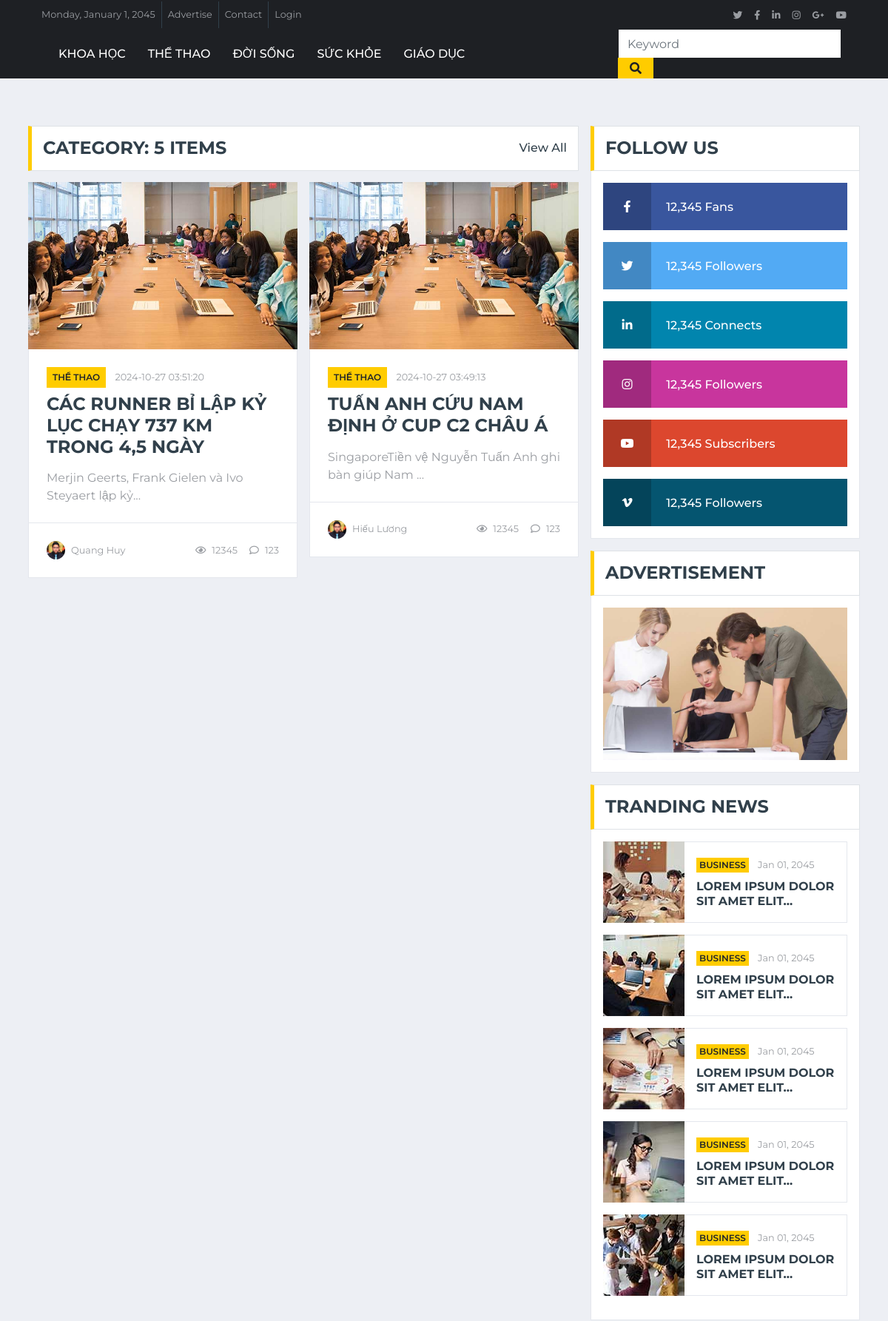
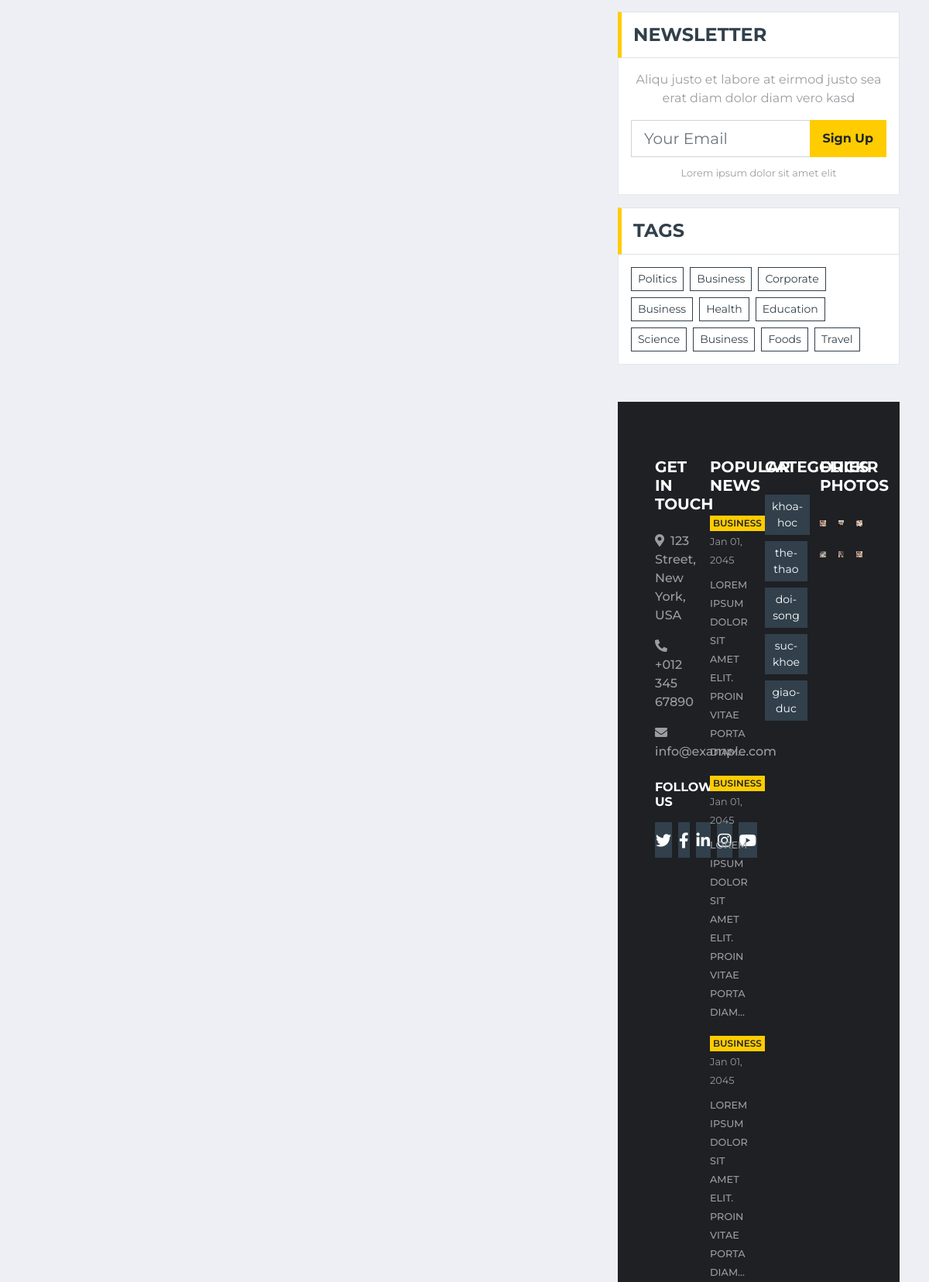
The page /archive.php?cate-id=2 (upper part) on the database its author committed (2 pictures, top to bottom).
### tables this page shows
CREATE TABLE IF NOT EXISTS `categories` (
  `id` int NOT NULL AUTO_INCREMENT,
  `name` varchar(225) NOT NULL,
  `slug` varchar(225) NOT NULL,
  `parent` int NOT NULL DEFAULT '0',
  PRIMARY KEY (`id`)
);

CREATE TABLE IF NOT EXISTS `items` (
  `id` int NOT NULL AUTO_INCREMENT,
  `title` varchar(225) NOT NULL,
  `excerpt` varchar(225) NOT NULL,
  `content` text NOT NULL,
  `image` varchar(225) NOT NULL,
  `category` int NOT NULL,
  `featured` int NOT NULL DEFAULT '0',
  `views` int NOT NULL,
  `created_at` timestamp NOT NULL DEFAULT CURRENT_TIMESTAMP,
  `updated_at` timestamp NOT NULL DEFAULT CURRENT_TIMESTAMP,
  `author` int NOT NULL,
  PRIMARY KEY (`id`)
);

CREATE TABLE IF NOT EXISTS `users` (
  `id` int NOT NULL AUTO_INCREMENT,
  `name` varchar(225) NOT NULL,
  PRIMARY KEY (`id`)
);

### model/db.php (called while the page is built)
<?php
class Db
{
    public static $connection;
    public function __construct()
    {
        if (!self::$connection) {
            self::$connection = new mysqli(DB_HOST, DB_USER, DB_PASSWORD, DB_NAME, PORT);
            self::$connection->set_charset(DB_CHARSET);
        }
        return self::$connection;
    }
}

### model/categories.php (called while the page is built, shortened)
<?php
class categories extends Db
{
    public function getAllCate()
    {
        $sql = self::$connection->prepare("SELECT * FROM categories");
        $sql->execute();
        $categories = $sql->get_result()->fetch_all(MYSQLI_ASSOC);
        return $categories;
    }
}

### model/items.php (called while the page is built, shortened)
<?php
class item extends Db
{
    public function getAllItem()
    {
        $sql = self::$connection->prepare("SELECT * FROM items");
        $sql->execute();
        $item = $sql->get_result()->fetch_all(MYSQLI_ASSOC);
        return $item;
    }
    public function TinNoiBat($start, $end)
    {
        $sql = self::$connection->prepare('SELECT items.*, categories.name AS tenCate
        FROM items
        JOIN categories ON items.category = categories.id
        ORDER BY items.created_at DESC
        LIMIT ?, ?');
        $sql->bind_param('ii', $start, $end);
        $sql->execute();
        $item = $sql->get_result()->fetch_all(MYSQLI_ASSOC);
        return $item;
    }
    public function getAllItemByCate($cate_id)
    {
        $sql = self::$connection->prepare('SELECT * FROM items WHERE category = ? ');
        $sql->bind_param('i', $cate_id);
        $sql->execute();
        $item = $sql->get_result()->fetch_all(MYSQLI_ASSOC);
        return $item;
    }
    public function getItemByCate($cate_id, $page, $count)
    {
        $start = ($page - 1) * $count;
        $sql = self::$connection->prepare('SELECT items.*, categories.name AS nameCate, users.name as authors FROM items
        JOIN categories on categories.id = items.category
        JOIN users on users.id = items.author
        WHERE category LIKE ?
        ORDER BY created_at desc
        LIMIT ?, ?');
        $sql->bind_param('iii', $cate_id, $start, $count);
        $sql->execute();
        $item = $sql->get_result()->fetch_all(MYSQLI_ASSOC);
        return $item;
    }
}

### archive.php (the view, shortened to what this page needs)
<?php include "header.php";
if (isset($_GET['cate-id'])) :
    $cate_id = $_GET['cate-id'];
    $perPage = 2;
    $page = isset($_GET['page']) ? $_GET['page'] : 1;
    $total = count($item->getAllItemByCate($cate_id));
?>
    <div class="container-fluid mt-5 pt-3">
        <div class="container">
            <div class="row">
                <div class="col-lg-8">
                    <div class="row">
                        <div class="col-12">
                            <div class="section-title">
                                <h4 class="m-0 text-uppercase font-weight-bold">Category: <?php echo $total ?> items</h4>
                                <a class="text-secondary font-weight-medium text-decoration-none" href="">View All</a>
                            </div>
                        </div>
                        <?php
                        $getInfoItemByCate = $item->getItemByCate($cate_id, $page, $perPage);
                        foreach ($getInfoItemByCate as $key => $value):
                        ?>
                            <div class="col-lg-6">
                                <div class="position-relative mb-3">
                                    <img class="img-fluid w-100" src="img/news-700x435-1.jpg" style="object-fit: cover;">
                                    <div class="bg-white border border-top-0 p-4">
                                        <div class="mb-2">
                                            <a class="badge badge-primary text-uppercase font-weight-semi-bold p-2 mr-2"
                                                href=""><?php echo $value['nameCate'] ?></a>
                                            <a class="text-body" href=""><small><?php echo $value['created_at'] ?></small></a>
                                        </div>
                                        <a class="h4 d-block mb-3 text-secondary text-uppercase font-weight-bold" href=""><?php echo $value['title'] ?></a>
                                        <p class="m-0"><?php echo $value['excerpt'] ?></p>
                                    </div>
                                    <div class="d-flex justify-content-between bg-white border border-top-0 p-4">
                                        <div class="d-flex align-items-center">
                                            <img class="rounded-circle mr-2" src="img/user.jpg" width="25" height="25" alt="">
                                            <small><?php echo $value['authors'] ?></small>
                                        </div>
                                        <div class="d-flex align-items-center">
                                            <small class="ml-3"><i class="far fa-eye mr-2"></i>12345</small>
                                            <small class="ml-3"><i class="far fa-comment mr-2"></i>123</small>
                                        </div>
                                    </div>
                                </div>
                            </div>
                        <?php endforeach; ?>
                    </div>
                </div>
                <div class="col-lg-4">
                    <?php include "social-sidebar.php" ?>
        <?php
    endif;
    require "footer.php";
        ?>

### header.php (shortened to what this page needs)
<?php
require "model/db.php";
require "model/categories.php";
require "model/items.php";
$item = new Item();
$getAllItem = $item->getAllItem();
$getTinNoiBatKhac = $item->TinNoiBat(2, 4);
$categories = new categories();
$getAllCate = $categories->getAllCate();
?>
<!DOCTYPE html>
<html lang="en">
<head>
    <link href="https://cdnjs.cloudflare.com/ajax/libs/font-awesome/5.15.0/css/all.min.css" rel="stylesheet">
    <link href="lib/owlcarousel/assets/owl.carousel.min.css" rel="stylesheet">
    <link href="css/style.css" rel="stylesheet">
</head>
<body>
    <div class="container-fluid d-none d-lg-block">
        <div class="row align-items-center bg-dark px-lg-5">
            <div class="col-lg-9">
                <nav class="navbar navbar-expand-sm bg-dark p-0">
                    <ul class="navbar-nav ml-n2">
                        <li class="nav-item border-right border-secondary">
                            <a class="nav-link text-body small" href="#">Monday, January 1, 2045</a>
                        </li>
                        <li class="nav-item border-right border-secondary">
                            <a class="nav-link text-body small" href="#">Advertise</a>
                        </li>
                        <li class="nav-item border-right border-secondary">
                            <a class="nav-link text-body small" href="#">Contact</a>
                        </li>
                        <li class="nav-item">
                            <a class="nav-link text-body small" href="#">Login</a>
                        </li>
                    </ul>
                </nav>
            </div>
            <div class="col-lg-3 text-right d-none d-md-block">
                <nav class="navbar navbar-expand-sm bg-dark p-0">
                    <ul class="navbar-nav ml-auto mr-n2">
                        <li class="nav-item">
                            <a class="nav-link text-body" href="#"><small class="fab fa-twitter"></small></a>
                        </li>
                        <li class="nav-item">
                            <a class="nav-link text-body" href="#"><small class="fab fa-facebook-f"></small></a>
                        </li>
                        <li class="nav-item">
                            <a class="nav-link text-body" href="#"><small class="fab fa-linkedin-in"></small></a>
                        </li>
                        <li class="nav-item">
                            <a class="nav-link text-body" href="#"><small class="fab fa-instagram"></small></a>
                        </li>
                        <li class="nav-item">
                            <a class="nav-link text-body" href="#"><small class="fab fa-google-plus-g"></small></a>
                        </li>
                        <li class="nav-item">
                            <a class="nav-link text-body" href="#"><small class="fab fa-youtube"></small></a>
                        </li>
                    </ul>
                </nav>
            </div>
        </div>
    </div>
    <div class="container-fluid p-0">
        <nav class="navbar navbar-expand-lg bg-dark navbar-dark py-2 py-lg-0 px-lg-5">
            <div class="collapse navbar-collapse justify-content-between px-0 px-lg-3" id="navbarCollapse">
                <div class="navbar-nav mr-auto py-0">
                    <?php
                    foreach ($getAllCate as $key => $value):
                    ?>
                        <a href="archive.php?cate-id=<?php echo $value['id']?>" class="nav-item nav-link"><?php echo $value['name'] ?></a>
                    <?php endforeach ?>
                </div>
                <div class="input-group ml-auto d-none d-lg-flex" style="width: 100%; max-width: 300px;">
                    <form action="result.php" method="GET" class="w-100">
                        <input type="text" class="form-control border-0" name="keyword" placeholder="Keyword">
                        <div class="input-group-append">
                            <button type="submit" class="input-group-text bg-primary text-dark border-0 px-3">
                                <i class="fa fa-search"></i>
                            </button>
                        </div>
                    </form>
                </div>
            </div>
    </div>

### footer.php (shortened to what this page needs)
 <div class="container-fluid bg-dark pt-5 px-sm-3 px-md-5 mt-5">
        <div class="row py-4">
            <div class="col-lg-3 col-md-6 mb-5">
                <h5 class="mb-4 text-white text-uppercase font-weight-bold">Get In Touch</h5>
                <p class="font-weight-medium"><i class="fa fa-map-marker-alt mr-2"></i>123 Street, New York, USA</p>
                <p class="font-weight-medium"><i class="fa fa-phone-alt mr-2"></i>+012 345 67890</p>
                <p class="font-weight-medium"><i class="fa fa-envelope mr-2"></i>info@example.com</p>
                <h6 class="mt-4 mb-3 text-white text-uppercase font-weight-bold">Follow Us</h6>
                <div class="d-flex justify-content-start">
                    <a class="btn btn-lg btn-secondary btn-lg-square mr-2" href="#"><i class="fab fa-twitter"></i></a>
                    <a class="btn btn-lg btn-secondary btn-lg-square mr-2" href="#"><i class="fab fa-facebook-f"></i></a>
                    <a class="btn btn-lg btn-secondary btn-lg-square mr-2" href="#"><i class="fab fa-linkedin-in"></i></a>
                    <a class="btn btn-lg btn-secondary btn-lg-square mr-2" href="#"><i class="fab fa-instagram"></i></a>
                    <a class="btn btn-lg btn-secondary btn-lg-square" href="#"><i class="fab fa-youtube"></i></a>
                </div>
            </div>
            <div class="col-lg-3 col-md-6 mb-5">
                <h5 class="mb-4 text-white text-uppercase font-weight-bold">Popular News</h5>
                <div class="mb-3">
                    <div class="mb-2">
                        <a class="badge badge-primary text-uppercase font-weight-semi-bold p-1 mr-2" href="">Business</a>
                        <a class="text-body" href=""><small>Jan 01, 2045</small></a>
                    </div>
                    <a class="small text-body text-uppercase font-weight-medium" href="">Lorem ipsum dolor sit amet elit. Proin vitae porta diam...</a>
                </div>
                <div class="mb-3">
                    <div class="mb-2">
                        <a class="badge badge-primary text-uppercase font-weight-semi-bold p-1 mr-2" href="">Business</a>
                        <a class="text-body" href=""><small>Jan 01, 2045</small></a>
                    </div>
                    <a class="small text-body text-uppercase font-weight-medium" href="">Lorem ipsum dolor sit amet elit. Proin vitae porta diam...</a>
                </div>
                <div class="">
                    <div class="mb-2">
                        <a class="badge badge-primary text-uppercase font-weight-semi-bold p-1 mr-2" href="">Business</a>
                        <a class="text-body" href=""><small>Jan 01, 2045</small></a>
                    </div>
                    <a class="small text-body text-uppercase font-weight-medium" href="">Lorem ipsum dolor sit amet elit. Proin vitae porta diam...</a>
                </div>
            </div>
            <div class="col-lg-3 col-md-6 mb-5">
                <h5 class="mb-4 text-white text-uppercase font-weight-bold">Categories</h5>
                <div class="m-n1">
                <?php foreach ($getAllCate as $key => $value): ?>
                <a href="" class="btn btn-sm btn-secondary m-1"><?php echo $value['slug'] ?></a>
                <?php endforeach ?>
                </div>
            </div>
            <div class="col-lg-3 col-md-6 mb-5">
                <h5 class="mb-4 text-white text-uppercase font-weight-bold">Flickr Photos</h5>
                <div class="row">
                    <div class="col-4 mb-3">
                        <a href=""><img class="w-100" src="img/news-110x110-1.jpg" alt=""></a>
                    </div>
                    <div class="col-4 mb-3">
                        <a href=""><img class="w-100" src="img/news-110x110-2.jpg" alt=""></a>
                    </div>
                    <div class="col-4 mb-3">
                        <a href=""><img class="w-100" src="img/news-110x110-3.jpg" alt=""></a>
                    </div>
                    <div class="col-4 mb-3">
                        <a href=""><img class="w-100" src="img/news-110x110-4.jpg" alt=""></a>
                    </div>
                    <div class="col-4 mb-3">
                        <a href=""><img class="w-100" src="img/news-110x110-5.jpg" alt=""></a>
                    </div>
                    <div class="col-4 mb-3">
                        <a href=""><img class="w-100" src="img/news-110x110-1.jpg" alt=""></a>
                    </div>
                </div>
            </div>
        </div>
    </div>
</body>
</html>

### rows shown on the page
categories: name "KHOA HỌC", slug "khoa-hoc"
categories: name "THỂ THAO", slug "the-thao"
categories: name "ĐỜI SỐNG", slug "doi-song"
categories: name "SỨC KHỎE", slug "suc-khoe"
categories: name "GIÁO DỤC", slug "giao-duc"
items: categories.name "THỂ THAO", created_at "2024-10-27 03:51:20", title "CÁC RUNNER BỈ LẬP KỶ LỤC CHẠY 737 KM TRONG 4,5 NGÀY", excerpt "Merjin Geerts, Frank Gielen và Ivo Steyaert lập kỷ...", users.name "Quang Huy"
items: categories.name "THỂ THAO", created_at "2024-10-27 03:49:13", title "TUẤN ANH CỨU NAM ĐỊNH Ở CUP C2 CHÂU Á", excerpt "SingaporeTiền vệ Nguyễn Tuấn Anh ghi bàn giúp Nam ...", users.name "Hiếu Lương"

### other values the page prints
$total "5"
